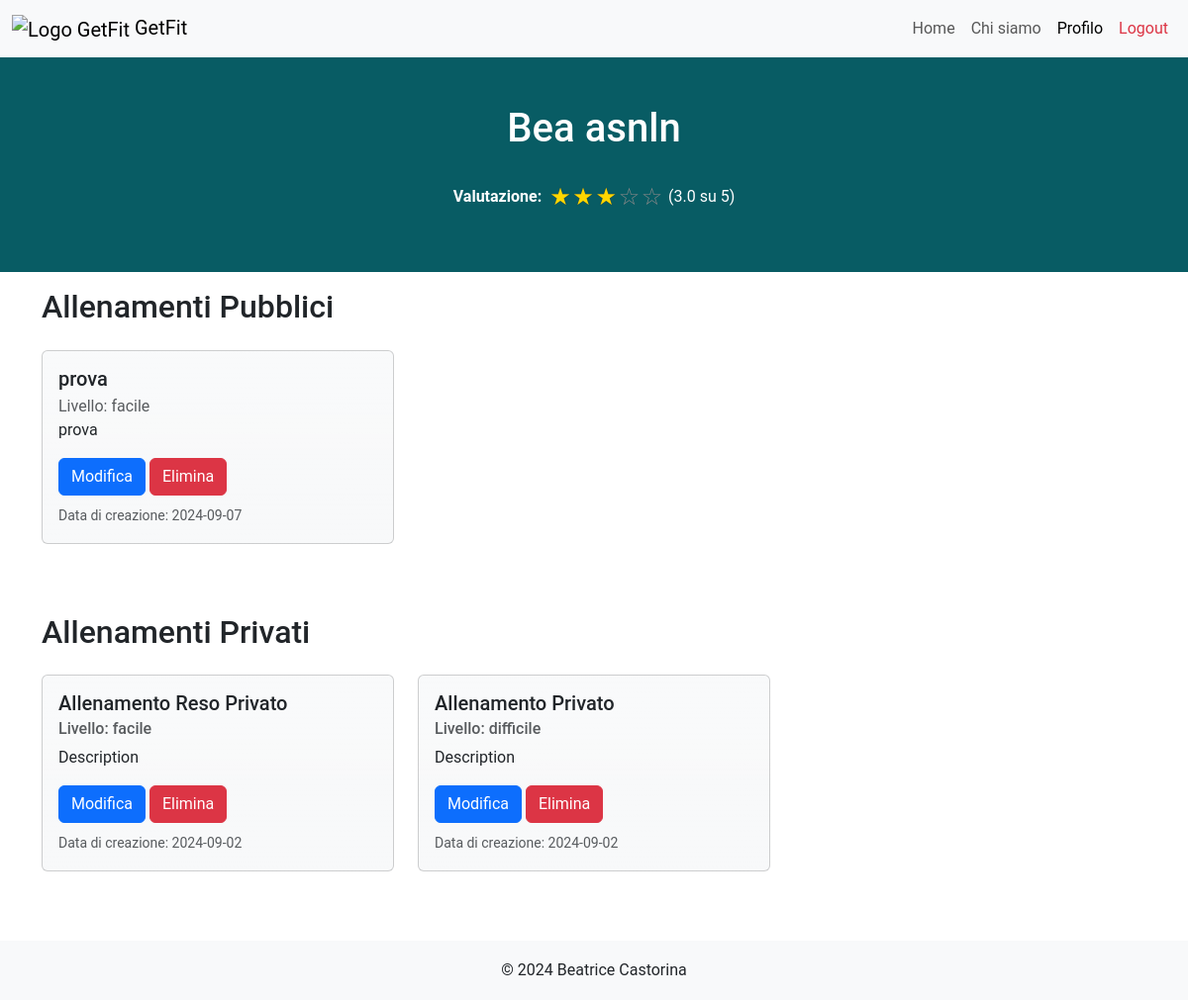
The app's page /profile (signed in) with its own data.
### tables this page shows
CREATE TABLE "PersonalTrainers" (
	"nome"	TEXT NOT NULL,
	"email"	TEXT NOT NULL UNIQUE,
	"password"	TEXT NOT NULL,
	"rating"	REAL NOT NULL,
	"numOfRatings"	INTEGER NOT NULL,
	"pt_id"	INTEGER,
	"cognome"	TEXT NOT NULL,
	"genere"	TEXT NOT NULL,
	PRIMARY KEY("pt_id" AUTOINCREMENT),
	CHECK("rating" <= 5.0)
);

CREATE TABLE "Allenamenti" (
	"id_allenamento"	INTEGER,
	"pt_id"	INTEGER NOT NULL,
	"titolo"	TEXT NOT NULL,
	"descrizione"	TEXT NOT NULL,
	"livello"	TEXT NOT NULL,
	"visibile"	INTEGER NOT NULL,
	"data_creazione"	TEXT NOT NULL,
	PRIMARY KEY("id_allenamento" AUTOINCREMENT),
	FOREIGN KEY("pt_id") REFERENCES "PersonalTrainers"("pt_id")
);

### app.py (the view)
@app.route("/profile")
def pt_profile():
  email = utenti_dao.get_email(request)
  pt_id = utenti_dao.get_user_id_by_email(email,'pt')
  public_workouts = []
  private_workouts = []
  allenamenti_pt_db = allenamenti_dao.get_allenamenti_by_pt(pt_id)
  for workout in allenamenti_pt_db:
    if workout['visibile'] == 0:
      private_workouts.append(workout)
    else:
      public_workouts.append(workout)
  return render_template('profile.html', public_workouts=public_workouts, private_workouts=private_workouts)

### allenamenti_dao.py (called while the page is built)
def get_allenamenti_by_pt(pt_id):
	query = 'SELECT * FROM Allenamenti WHERE pt_id=? ORDER BY data_creazione DESC'
	connection = sqlite3.connect('db/personal.db')
	connection.row_factory = sqlite3.Row
	cursor = connection.cursor()
	cursor.execute(query, (pt_id,))
	allenamenti = cursor.fetchall()
	cursor.close()
	connection.close()
	return allenamenti

### app.py (called while the page is built)
@login_manager.user_loader
def load_user(user_email):
  user_db, type = utenti_dao.get_user_by_email(user_email)
  if type == 0:
    user = PersonalTrainer(nome=user_db['nome'], cognome=user_db['cognome'], genere=user_db['genere'], pt_id=user_db['pt_id'], rating=user_db['rating'], numOfRatings=user_db['numOfRatings'], email=user_db['email'], password=user_db['password'])
  else:
    user = Client(nome=user_db['nome'], cognome=user_db['cognome'], genere=user_db['genere'], client_id=user_db['client_id'], pt_id=user_db['pt_id'], email=user_db['email'], password=user_db['password'])
  return user

### utenti_dao.py (called while the page is built)
def get_email(request):
	try:
		return request.cookies.get('remember_token').split('|')[0]
	except Exception as e:
		return None

def get_user_id_by_email(user_email, type='client'):
	query1 = 'SELECT pt_id FROM PersonalTrainers WHERE email = ?'
	query2 = 'SELECT client_id FROM Clients WHERE email = ?'
	connection = sqlite3.connect('db/personal.db')
	connection.row_factory = sqlite3.Row
	cursor = connection.cursor()
	if type == 'pt':
		cursor.execute(query1,(user_email,))
	else:
		cursor.execute(query2, (user_email,))
	id = cursor.fetchone()
	cursor.close()
	connection.close()
	return id[0]

def get_user_by_email(user_email):
	type = 0 # 0: personal_trainer, 1: client
	query1 = 'SELECT * FROM PersonalTrainers WHERE email = ?'
	query2 = 'SELECT * FROM Clients WHERE email = ?'
	connection = sqlite3.connect('db/personal.db')
	connection.row_factory = sqlite3.Row
	cursor = connection.cursor()
	cursor.execute(query1,(user_email,))
	user = cursor.fetchone()
	if user is None:
		cursor.execute(query2, (user_email,)) # Clients
		user = cursor.fetchone()
		type = 1
	cursor.close()
	connection.close()
	return user, type

### templates/profile.html (shortened to what this page needs)
{% extends "base.html" %}
{% block style %} {{url_for('static', filename='css/profile_styles.css')}} {% endblock %}
{% block content %}
  <section class="hero-section py-5">
    <div class="container">
      <h1 class="mb-3">{{current_user.nome}} {{current_user.cognome}}</h1>
      <div class="d-flex align-items-center justify-content-center">
        <p id="p-rating"><strong>Valutazione:</strong></p>
        {% if current_user.rating != 0.0 %}
          <div class="rating">
            <span class="{% if current_user.rating > 0.5 %}star-full{% else %}star-empty{% endif %}">{% if current_user.rating > 0.5 %}★{% else %}☆{% endif %}</span>
            <span class="{% if current_user.rating > 1.5 %}star-full{% else %}star-empty{% endif %}">{% if current_user.rating > 1.5 %}★{% else %}☆{% endif %}</span>
            <span class="{% if current_user.rating > 2.5 %}star-full{% else %}star-empty{% endif %}">{% if current_user.rating > 2.5 %}★{% else %}☆{% endif %}</span>
            <span class="{% if current_user.rating > 3.5 %}star-full{% else %}star-empty{% endif %}">{% if current_user.rating > 3.5 %}★{% else %}☆{% endif %}</span>
            <span class="{% if current_user.rating > 4.5 %}star-full{% else %}star-empty{% endif %}">{% if current_user.rating > 4.5 %}★{% else %}☆{% endif %}</span>
          </div>
          <span class="ms-2">({{'%.1f'%(current_user.rating)}} su 5)</span>
        {% else %}
          <em>Non valutato</em>
        {% endif %}
      </div>
    </div>
  </section>
  <section class="workouts-section mt-3">
    <div class="container">
      <h2 class="mb-4">Allenamenti Pubblici</h2>
      <div class="row">
        {% for allenamento in public_workouts %}
          <div class="col-lg-4 col-md-6 workout-card">
            <div class="card">
              <div class="card-body">
                <h5 class="card-title">{{ allenamento.titolo }}</h5>
                <p class="card-subtitle text-body-secondary">Livello: {{allenamento.livello}}</p>
                <p class="card-text">{{allenamento.descrizione}}</p>
                <a href="/modify_workout/{{allenamento.id_allenamento}}" class="btn btn-primary">Modifica</a>
                <form class="d-inline" action="/delete_workout/{{allenamento.id_allenamento}}" method="post">
                  <button type="submit" class="btn btn-danger">Elimina</button>
                </form>
                <p class="card-text mt-2 text-body-secondary"><small>Data di creazione: {{allenamento.data_creazione.split()[0]}}</small></p>
              </div>
            </div>
          </div>
        {% endfor %}
      </div>
    </div>
  </section>
  <section class="workouts-section">
    <div class="container">
      <h2 class="mb-4">Allenamenti Privati</h2>
      <div class="row">
        {% for allenamento in private_workouts %}
          <div class="col-lg-4 col-md-6 workout-card">
            <div class="card">
              <div class="card-body">
                <h5 class="card-title">{{ allenamento.titolo }}</h5>
                <h6 class="card-subtitle mb-2 text-body-secondary">Livello: {{allenamento.livello}}</h6>
                <p class="card-text">{{allenamento.descrizione}}</p>
                <a href="/modify_workout/{{allenamento.id_allenamento}}" class="btn btn-primary">Modifica</a>
                <form class="d-inline" action="/delete_workout/{{allenamento.id_allenamento}}" method="post">
                  <button type="submit" class="btn btn-danger">Elimina</button>
                </form>
                <p class="card-text mt-2 text-body-secondary"><small>Data di creazione: {{allenamento.data_creazione.split()[0]}}</small></p>
              </div>
            </div>
          </div>
        {% endfor %}
      </div>
    </div>
  </section>
{% endblock %}

### static/css/base_styles.css (style rules this page uses)
html, body { font-family: 'Roboto', sans-serif; height: 100%; margin: 0; }
.hero-section { background-color: #085c64; color: white; padding: 60px 0; text-align: center; }
.card { transition: transform 0.3s; background-color: #f8f9fa; background-image: var(--bs-gradient); }

### static/css/profile_styles.css (style rules this page uses)
.workouts-section { margin-bottom: 50px; }
.workout-card { margin-bottom: 20px; }
.rating > .star-full { content: "★"; color: gold; text-shadow: 0 0 1px #333; }
.rating > .star-empty { content: "☆"; color: #888; text-shadow: none; }
.rating { unicode-bidi: bidi-override; direction: ltr; text-align: center; }
.rating > span { display: inline-block; position: relative; width: .8em; font-size: 1.5rem; }
#p-rating { margin-top: 1.1rem; margin-right: .5rem; }

### records on screen
PersonalTrainers: nome "Bea", cognome "asnln", rating "3.0"
Allenamenti: titolo "prova", livello "facile", descrizione "prova", data_creazione "2024-09-07"
Allenamenti: titolo "Allenamento Reso Privato", livello "facile", descrizione "Description", data_creazione "2024-09-02"
Allenamenti: titolo "Allenamento Privato", livello "difficile", descrizione "Description", data_creazione "2024-09-02"
